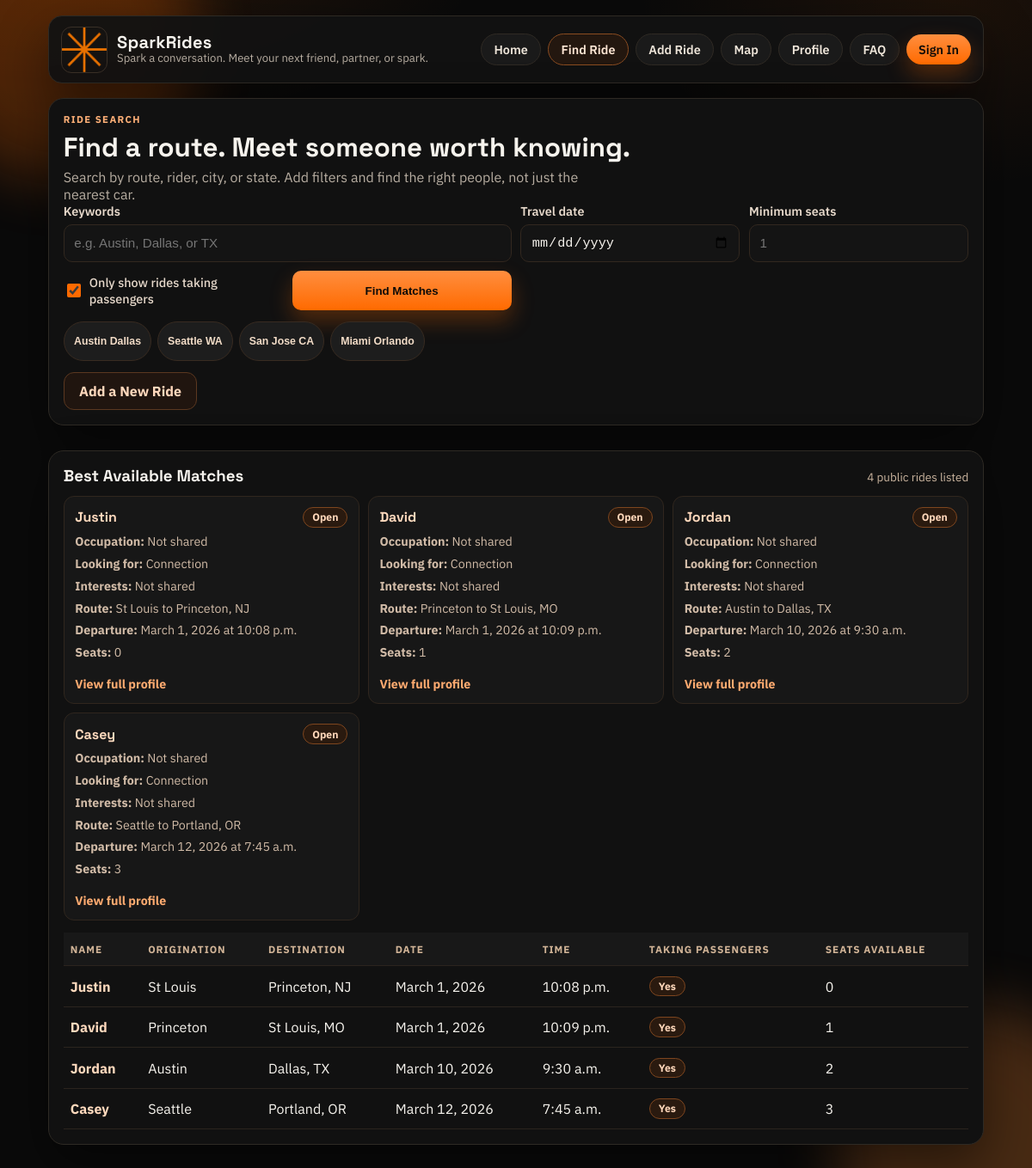
Screenshot of /rides/ with the database file from the repository.
### rides/models.py (models this page shows, shortened)
class Person(models.Model):
  first_name = models.CharField(max_length=64)
  origination = models.CharField(max_length=64)
  destination_city = models.CharField(max_length=64)
  destination_state = models.CharField(max_length=2)
  date = models.DateField()
  time = models.TimeField()
  taking_passengers = models.BooleanField(default=False)
  seats_available = models.IntegerField(default=0)
  age = models.PositiveSmallIntegerField(null=True, blank=True)
  relationship_status = models.CharField(max_length=40, blank=True, default="")
  occupation = models.CharField(max_length=120, blank=True, default="")
  interests = models.CharField(max_length=280, blank=True, default="")
  personality_style = models.CharField(max_length=120, blank=True, default="")
  looking_for = models.CharField(max_length=180, blank=True, default="")
  bio = models.TextField(blank=True, default="")

### rides/views.py (the view, shortened to what this page needs)
# urls.py: path("rides/", views.index, name="index"),
def index(request):
  form = RideForm(request.GET or None)
  default_people = Person.objects.all().order_by("date", "time", "first_name")
  context = {
    "form": form,
    "people": default_people,
    "search_executed": False,
    "match_count": default_people.count(),
    "nav_page": "search",
  }
  return render(request, "index_view.html", context)

### rides/forms.py
class RideForm(forms.Form):
  search = forms.CharField(
    label="Search rides",
    max_length=64,
    required=False,
    widget=forms.TextInput(
      attrs={
        "placeholder": "e.g. Austin, Dallas, or TX",
        "class": INPUT_CLASS,
        "autocomplete": "off",
      }
    ),
  )
  travel_date = forms.DateField(
    label="Date",
    required=False,
    widget=forms.DateInput(attrs={"type": "date", "class": INPUT_CLASS}),
  )
  minimum_seats = forms.IntegerField(
    label="Minimum seats",
    required=False,
    min_value=1,
    max_value=6,
    widget=forms.NumberInput(
      attrs={"class": INPUT_CLASS, "placeholder": "1", "min": 1, "max": 6}
    ),
  )
  passengers_only = forms.BooleanField(
    label="Only show rides taking passengers",
    required=False,
    initial=True,
    widget=forms.CheckboxInput(attrs={"class": "checkbox-field"}),
  )

### rides/templates/index_view.html
{% extends "base.html" %}
{% block content %}
<section class="search-panel">
  <p class="eyebrow">Ride Search</p>
  <h2 class="panel-title">Find a route. Meet someone worth knowing.</h2>
  <p class="panel-subtitle">
    Search by route, rider, city, or state. Add filters and find the right people, not just the nearest car.
  </p>
  <form action="{% url 'rides:index' %}" method="get" class="search-form" onsubmit="return checkForm();">
    <div class="form-row form-row-wide">
      <label for="{{ form.search.id_for_label }}">Keywords</label>
      {{ form.search }}
    </div>
    <div class="form-row">
      <label for="{{ form.travel_date.id_for_label }}">Travel date</label>
      {{ form.travel_date }}
    </div>
    <div class="form-row">
      <label for="{{ form.minimum_seats.id_for_label }}">Minimum seats</label>
      {{ form.minimum_seats }}
    </div>
    <div class="form-row checkbox-row">
      <label for="{{ form.passengers_only.id_for_label }}">{{ form.passengers_only }} {{ form.passengers_only.label }}</label>
    </div>
    <button type="submit">Find Matches</button>
  </form>
  <div class="hint-row">
    <button class="hint-chip" type="button" data-search-hint="Austin Dallas">Austin Dallas</button>
    <button class="hint-chip" type="button" data-search-hint="Seattle WA">Seattle WA</button>
    <button class="hint-chip" type="button" data-search-hint="San Jose CA">San Jose CA</button>
    <button class="hint-chip" type="button" data-search-hint="Miami Orlando">Miami Orlando</button>
  </div>
  <div class="panel-actions">
    <a class="secondary-link" href="{% url 'rides:add_ride' %}">Add a New Ride</a>
  </div>
</section>
<section class="results-panel">
  <div class="results-head">
    <h3>Best Available Matches</h3>
    {% if search_executed %}
    <p class="results-meta">{{ match_count }} match{{ match_count|pluralize }} found</p>
    {% elif people %}
    <p class="results-meta">{{ match_count }} public ride{{ match_count|pluralize }} listed</p>
    {% endif %}
  </div>
  {% if people %}
    <div class="result-card-grid">
      {% for person in people %}
      <article class="result-card">
        <div class="result-card-head">
          <h4><a class="rider-link" href="{% url 'rides:rider_profile' person.id %}">{{ person.first_name }}</a></h4>
          {% if person.taking_passengers %}
          <span class="pill pill-yes">Open</span>
          {% else %}
          <span class="pill pill-no">Closed</span>
          {% endif %}
        </div>
        <p><strong>Occupation:</strong> {{ person.occupation|default:"Not shared" }}</p>
        <p><strong>Looking for:</strong> {{ person.looking_for|default:"Connection" }}</p>
        <p><strong>Interests:</strong> {{ person.interests|default:"Not shared" }}</p>
        <p><strong>Route:</strong> {{ person.origination }} to {{ person.destination_city }}, {{ person.destination_state }}</p>
        <p><strong>Departure:</strong> {{ person.date }} at {{ person.time }}</p>
        <p><strong>Seats:</strong> {{ person.seats_available }}</p>
        <p><a class="inline-link" href="{% url 'rides:ride_profile' person.id %}">View full profile</a></p>
      </article>
      {% endfor %}
    </div>
    <div class="table-wrap">
      <table>
        <thead>
          <tr>
            <th>Name</th>
            <th>Origination</th>
            <th>Destination</th>
            <th>Date</th>
            <th>Time</th>
            <th>Taking Passengers</th>
            <th>Seats Available</th>
          </tr>
        </thead>
        <tbody>
          {% for person in people %}
          <tr>
            <td><a class="rider-link" href="{% url 'rides:rider_profile' person.id %}"><strong>{{ person.first_name }}</strong></a></td>
            <td>{{ person.origination }}</td>
            <td>{{ person.destination_city }}, {{ person.destination_state }}</td>
            <td>{{ person.date }}</td>
            <td>{{ person.time }}</td>
            <td>
              {% if person.taking_passengers %}
                <span class="pill pill-yes">Yes</span>
              {% else %}
                <span class="pill pill-no">No</span>
              {% endif %}
            </td>
            <td>{{ person.seats_available }}</td>
          </tr>
          {% endfor %}
        </tbody>
      </table>
    </div>
  {% elif search_executed %}
    <p class="empty-state">No matches yet. Try broader filters and spark more possibilities.</p>
  {% else %}
    <p class="empty-state">No rides are listed yet. Add a ride to get the board started.</p>
  {% endif %}
</section>
{% endblock %}

### rows the page displays
Person: first_name "Justin", taking_passengers "Open", occupation "Not shared", looking_for "Connection", interests "Not shared", origination "St Louis", destination_city "Princeton", destination_state "NJ", date "March 1, 2026", time "10:08 p.m.", seats_available "0"
Person: first_name "David", taking_passengers "Open", occupation "Not shared", looking_for "Connection", interests "Not shared", origination "Princeton", destination_city "St Louis", destination_state "MO", date "March 1, 2026", time "10:09 p.m.", seats_available "1"
Person: first_name "Jordan", taking_passengers "Open", occupation "Not shared", looking_for "Connection", interests "Not shared", origination "Austin", destination_city "Dallas", destination_state "TX", date "March 10, 2026", time "9:30 a.m.", seats_available "2"
Person: first_name "Casey", taking_passengers "Open", occupation "Not shared", looking_for "Connection", interests "Not shared", origination "Seattle", destination_city "Portland", destination_state "OR", date "March 12, 2026", time "7:45 a.m.", seats_available "3"

### other values shown
{{ match_count }} "4"
